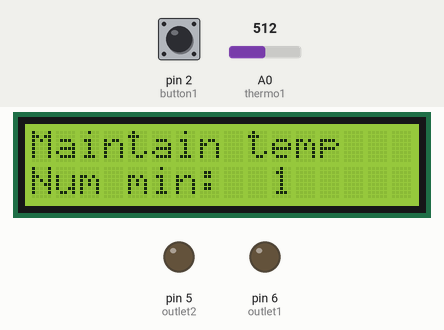
Recording of a sketch running on a simulated Arduino Uno, built with avr-gcc and run on an emulated ATmega328P. On the bench: 16×2 character LCD, output pins drawn as LEDs (lit = HIGH). Inputs (shaded band) come from the test bench; at power-on: A0 (thermo1) = 512, pin 2 (button1) HIGH.

Above: at 1.2 s.
1.3 s: A0 (thermo1) set to 299
3.5 s: A0 (thermo1) set to 277
At 4.9 s:
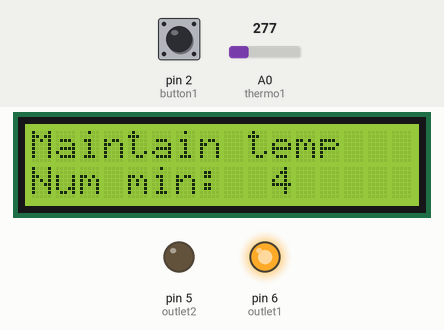
At 30.9 s:
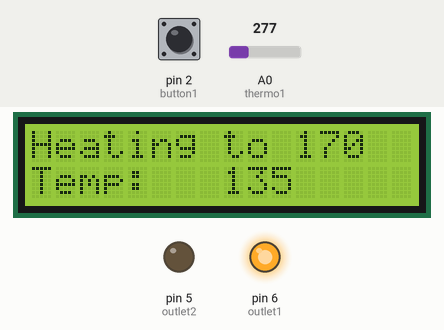
Timing chart, 0 to 31.8 s (numbered marks = the images above; inputs shaded):
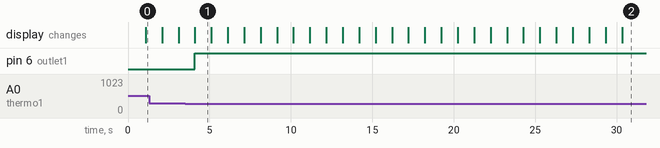

The sketch:

Reflow_sketch.ino
```cpp
/*
 Very basic reflow oven sketch for the Portlet

 Jon Thorn 1-17-2015

 It attempts to follow a basic leaded solder temperature profile
from the spec sheet for ChipQuick SMD291AX:

http://media.digikey.com/pdf/Data%20Sheets/Chip%20Quik%20PDFs/SMD291AX.pdf

 The total process is divided into 4 basic steps for programming:

 1.  Heat to 100°C as quickly as possible
 2.  Go from 100°C to 170°C over a time of 90 seconds
 (we're going to cheat here by just holding at 140° for 30 seconds)
 3.  Get the temperature above 190 °C for 30 seconds (but below 215°C)
 4.  Start flashing to indicate the door should be opened for cooling

When the board has cooled down it is hopefully done


 */

// include the library code for the LCD:
#include <LiquidCrystal.h>

// initialize the library with the numbers of the interface pins for LCD control
LiquidCrystal lcd(11, 12, 7, 8, 9, 10);

// define the switches and outputs

const int button1 = 2;
const int button2 = 3;
//buttonThree and buttonFour are hooked to Analog
const int buttonThree = A2;
const int buttonFour = A3;

const int thermo1 = A0;
const int thermo2 = A1;

const int outlet1 = 6;
const int outlet2 = 5;

//the LCD backlight is used as feedback to the user
const int backlight = 13;


void setup() {
  // set up the LCD's number of columns and rows:
  lcd.begin(16, 2);

  //define buttons as inputs and outlets as outputs
  pinMode(button1, INPUT);
  pinMode(button2, INPUT);

  pinMode(outlet1, OUTPUT);
  pinMode(outlet2, OUTPUT);

  //enable serial for troubleshooting
  Serial.begin(9600);

}


int convert_degrees(int analog_value){
  int temperature = 0;

  //NOTE: IF YOU WANT TO FINE TUNE YOUR TEMPERATURE READOUTS
  //THIS IS THE PLACE TO TO DO IT!
  int offset = 0;

  //the circuit changes 10mV/degree Celsius (hopefully)
  //Analog inputs measure 0 to 5V
  //0 to 5V is a range of 0 to 500 degrees Celsius

  //UNCOMMENT THIS LINE FOR CELSIUS
  temperature = map(analog_value, 0, 1023, 0, 500) + offset;

  //0 to 500 degrees Celsius is 32 to 932 degrees Farenheit
  //UNCOMMENT THIS LINE FOR FARENHEIT
  //temperature = map(analog_value, 0, 1023, 32, 932) + offset;

  return temperature;
}

//turn the outlet on until target temperature is reached
void heat_up(int target_temp){
  //while temp is less than target, keep outlet on
  while(target_temp > convert_degrees(analogRead(thermo1))){
    digitalWrite(outlet1, HIGH);
      //reset LCD and print current operation
    lcd.clear();
    lcd.home();
    lcd.print("Heating to ");
    lcd.print(target_temp);
    //set cursor for printing temp
    lcd.setCursor(0,1);
    //print current temperature
    lcd.print("Temp:");
    //clear the old temp from the screen
    lcd.setCursor(8, 1);
    lcd.print("     ");
    lcd.setCursor(8, 1);
    //print current temp
    lcd.print(convert_degrees(analogRead(thermo1)));
    //pause for a bit so the screen doesn't flicker
    delay(200);
  }
  //turn outlet off before exiting
  digitalWrite(outlet1, LOW);
}

//turn the outlet off until it cools to target temperature
void cool_down(int target_temp){
  //make sure outlet is off
  digitalWrite(outlet1, LOW);
  //wait for temperature to drop below target
  while(target_temp < convert_degrees(analogRead(thermo1))){
      //clear lcd and print current operation
    lcd.clear();
    lcd.home();
    lcd.print("Cooling to: ");
    lcd.print(target_temp);
    lcd.setCursor(0, 1);
    //print current temperature
    lcd.print("Temp:");
    //clear the old temp from the screen
    lcd.setCursor(8, 1);
    lcd.print("     ");
    lcd.setCursor(8, 1);
    //print current temp
    lcd.print(convert_degrees(analogRead(thermo1)));
    //pause for a bit so the screen doesn't flicker
    delay(200);
  }
}

//signalling the user to open the door for cooling
void open_door(){
  //clear lcd and print current operation
  lcd.clear();
  lcd.home();
  lcd.print("Open door for cool");
  lcd.setCursor(0, 1);
  lcd.print("1 to continue");
  //flash the backlight to get attention
  int time_elapsed = millis();
  while(digitalRead(button1) == LOW){
    if ((millis()-time_elapsed) > 1000){
      digitalWrite(backlight, HIGH);
    }
    if ((millis()-time_elapsed) > 2000){
      digitalWrite(backlight, LOW);
      time_elapsed = millis();
    }
  }
}

//routine to maintain the temperature at specified temp and for duration time
void maintain_temp(int target_temp, int time_in_sec){
  //only check the temperature once per second
  int num_loops = time_in_sec;
  for(int x = 0; x < num_loops; x++){
    if (convert_degrees(analogRead(thermo1)) < target_temp){
      digitalWrite(outlet1, HIGH);
    }
    else {
      digitalWrite(outlet1, LOW);
    }
    //clear lcd and print current operation
    lcd.clear();
    lcd.home();
    lcd.print("Maintain temp");
    lcd.setCursor(0, 1);
    //display number of minutes
    lcd.print("Num min:  ");
    lcd.print(x);
    lcd.print("   ");
    //pause 1 minute each cycle
    delay(1000);
  }
  //turn outlet off before exiting
  digitalWrite(outlet1, LOW);
}


void loop() {
  // prepare LCD
  lcd.clear();
  lcd.setCursor(0, 0);
  lcd.print("Press 1  ");
  lcd.setCursor(0, 1);
  lcd.print("to Start  ");

  //do nothing loop until a button is pressed
  while(digitalRead(button1) == LOW);

  //heat up to 100°C
  heat_up(100);
  //heat up to 140°C
  heat_up(140);
  //hold at 140 for about 30 seconds...
  maintain_temp(140, 30);
  //continue up to 170°C
  heat_up(170);
  //take the final jump to 190
  heat_up(190);
  //signal to open the door to begin cool down
  open_door();

  //Signal success
  lcd.clear();
  lcd.setCursor(0, 0);
  lcd.print("ALL DONE!");
  lcd.setCursor(0, 1);
  lcd.print("I hope it works!");

  //either press button1 or reset to do it again
  while(digitalRead(button1) == LOW);
}
```

Measured:
- the behaviour switches between 287 and 286 on A0 (thermo1) (found by bisection; images 0 and 1)
- after the input at 3.5 s, pin 6 (outlet1): LOW → HIGH after 0.60 s instead of 26.8 s
- what the display in image 1 shows lasts 1.0 s, from 4.1 s to 5.1 s
